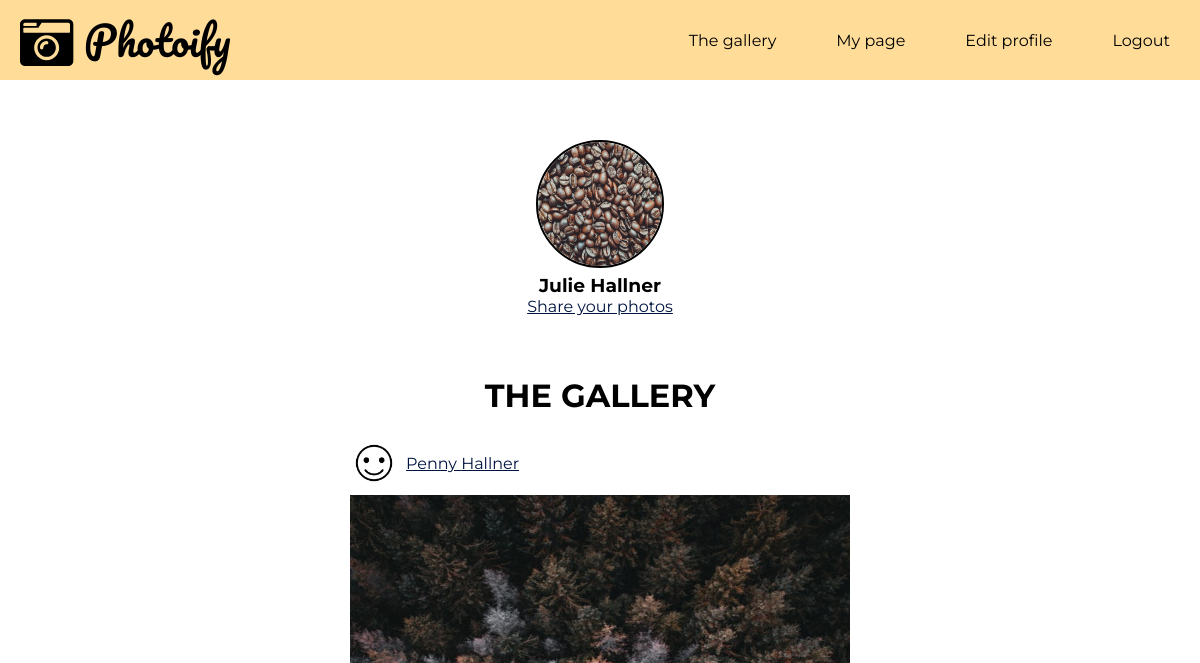
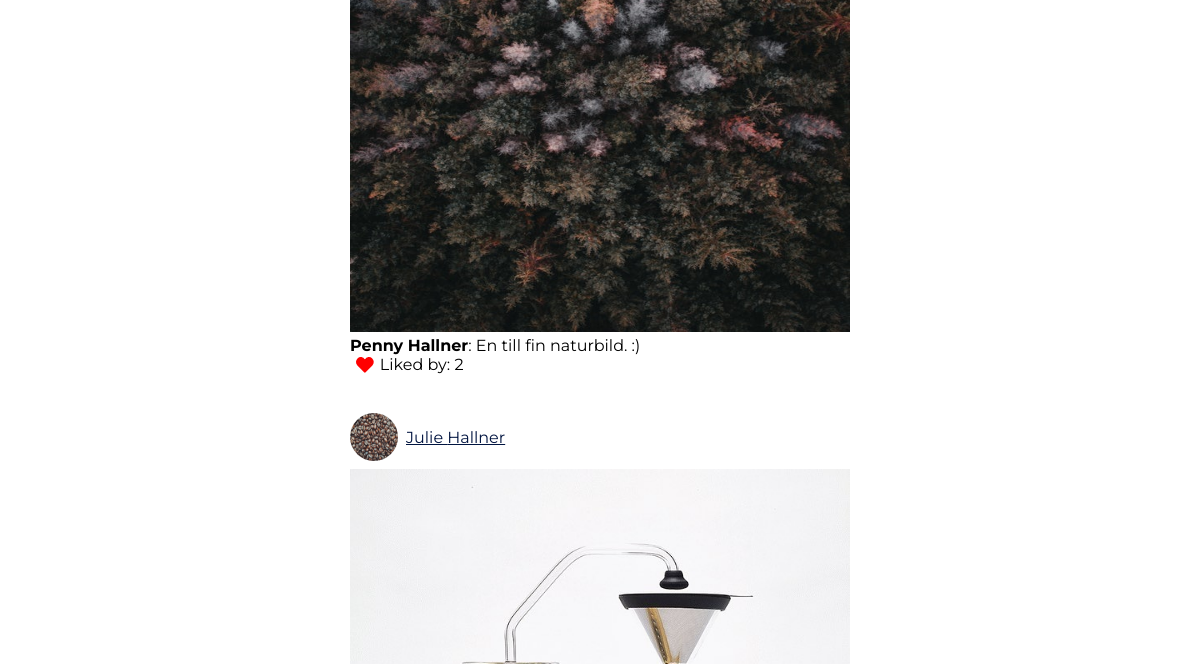
Page / (signed in, upper part) on the earlier database version (2 pictures, top to bottom).
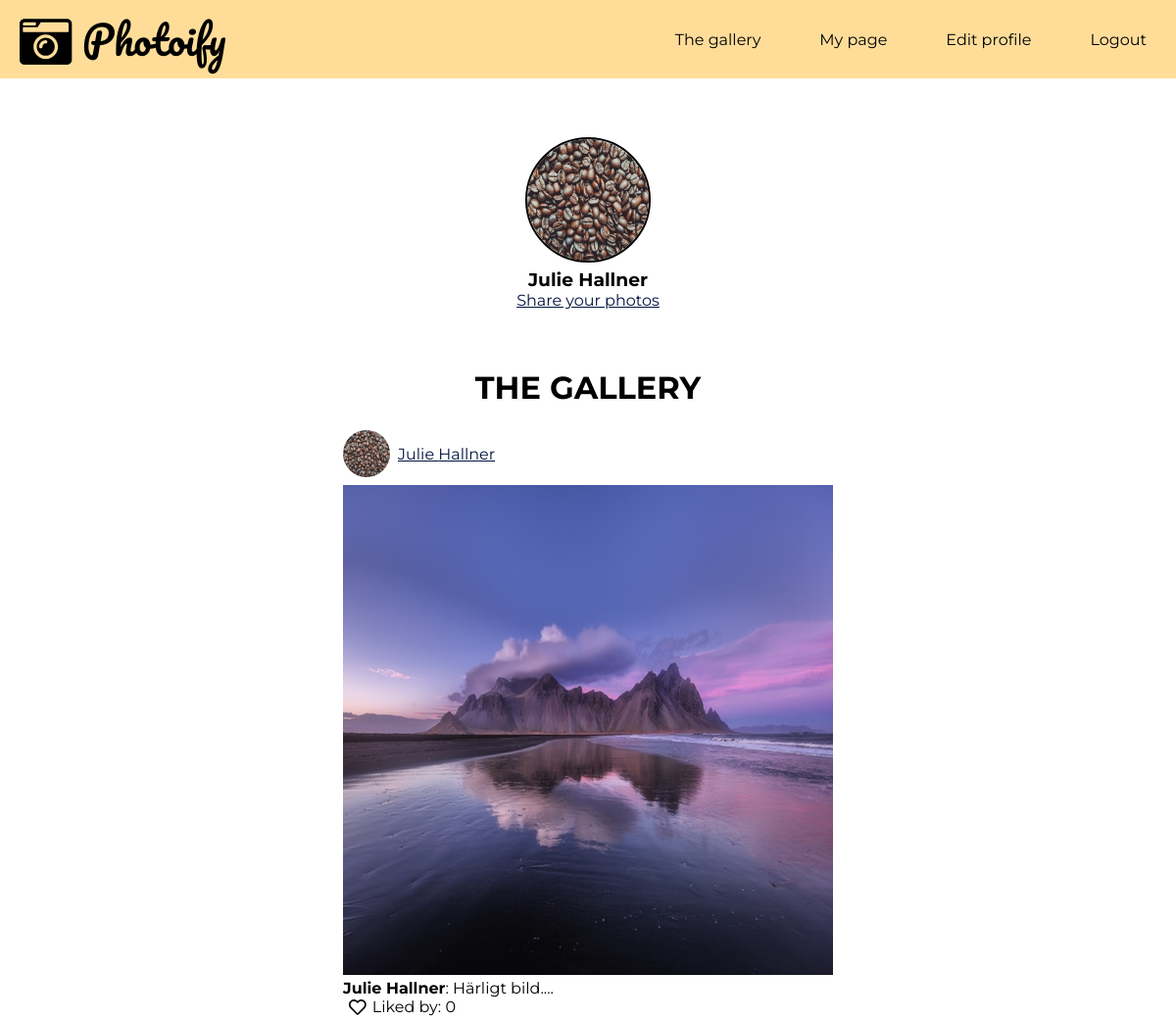
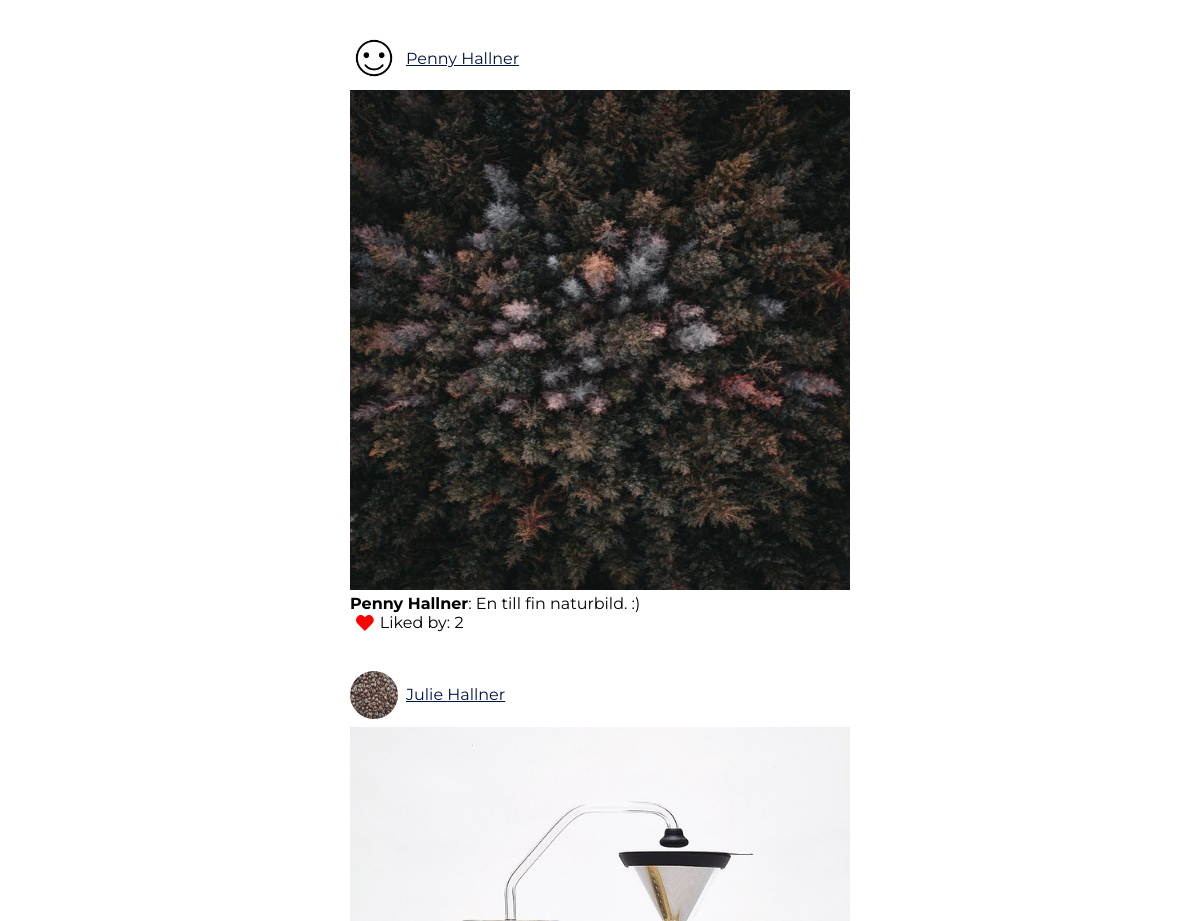
Same page on the later database version (2 pictures, top to bottom).
### tables this page shows
CREATE TABLE "posts" (
	`post_id`	INTEGER NOT NULL PRIMARY KEY AUTOINCREMENT,
	`post`	TEXT NOT NULL,
	`date`	TEXT,
	`user_id`	INTEGER,
	`content`	TEXT
);

CREATE TABLE "users" (
	`user_id`	INTEGER NOT NULL PRIMARY KEY AUTOINCREMENT,
	`first_name`	TEXT NOT NULL,
	`last_name`	TEXT NOT NULL,
	`profile_pic`	TEXT DEFAULT 'default_profile.jpg',
	`email`	TEXT NOT NULL UNIQUE,
	`password`	TEXT NOT NULL,
	`bio`	TEXT
);

### app/functions.php (called while the page is built, shortened)
<?php
function postFeed() {
    $config = require __DIR__.'/config.php';
    $pdo = new PDO($config['database_path']);
    $statement = $pdo->prepare(
        'SELECT a.post, a.content, a.post_id, c.first_name, c.last_name, c.profile_pic, c.user_id, count(l.post_like)
        AS "like"
        FROM posts a
        LEFT JOIN users c ON a.user_id=c.user_id
		LEFT JOIN likes l ON a.post_id=l.post_id
		GROUP BY a.post_id
		ORDER BY a.date DESC;');
        $statement->execute();
        $postsFeed = $statement->fetchAll(PDO::FETCH_ASSOC);
        return $postsFeed;
}

### home.php (the view, shortened to what this page needs)
<article class="homepage">
    <div class="top-gallery-page">
        <?php require __DIR__.'/views/intro.php'; ?>
        <a href="upload_photo.php">Share your photos</a>
    </div>
<?php
    $posts = postFeed();
?>
    <div class="gallery-page">
        <h1>The gallery</h1>
        <?php foreach ($posts as $post): ?>
            <div class="post">
                <div class="image-names">
                    <img class="profile-pic-small" src="image/profile/<?php echo $post['profile_pic'];?>" alt="avatar">
                    <a href="visit_user.php?user_id=<?php echo $post['user_id'];?>">
                        <p><?php echo $post['first_name'].' '. $post['last_name'];?></p>
                    </a>
                </div>
                    <img class="gallery-pics" src="image/post/<?php echo $post['post'];?>" alt="photoify">
                    <p><b><?php echo $post['first_name'].' '. $post['last_name']?></b><?php echo ': '. $post['content'];?></p>
    <?php
        $statement = $pdo->prepare(
            'SELECT * FROM likes
            WHERE post_id = :post_id
            AND user_id = :user_id');
            $statement->bindParam(':post_id', $post['post_id'], PDO::PARAM_INT);
            $statement->bindParam(':user_id', $_SESSION['user']['user_id'], PDO::PARAM_INT);
            $statement->execute();
            $alreadyLiked = $statement->fetch(PDO::FETCH_ASSOC);
    ?>
        <?php if($alreadyLiked):?>
            <form class="like-post" action="app/likes/delete.php" method="post">
                <button type="submit" name="like" class="like">
                    <span style="color:red;">
                        <i class="fas fa-heart fa-lg"></i>
                    </span>
                </button>
                    <p>Liked by: <?php echo $post['like']; ?></p>
            </form>
    <?php else: ?>
            <form class="like-post" action="app/likes/like.php" method="post">
                <button type="submit" name="like" class="like">
                    <i class="far fa-heart fa-lg"></i>
                </button>
                    <p>Liked by: <?php echo $post['like']; ?></p>
            </form>
    <?php endif; ?>
            <br><br>
        </div>
    <?php endforeach; ?>
    </div>
</article>

### views/header.php (shortened to what this page needs)
<!DOCTYPE html>
<html lang="en">
<head>
    <link rel="stylesheet" href="https://use.fontawesome.com/releases/v5.6.3/css/all.css">
    <link rel="stylesheet" href="assets/styles/main.css">
    <link rel="stylesheet" href="assets/styles/start.css">
    <link rel="stylesheet" href="assets/styles/signup.css">
    <link rel="stylesheet" href="assets/styles/home.css">
    <link rel="stylesheet" href="assets/styles/upload_photo.css">
    <link rel="stylesheet" href="assets/styles/intro.css">
    <link rel="stylesheet" href="assets/styles/mypage.css">
    <link rel="stylesheet" href="assets/styles/visit_user.css">
    <link rel="stylesheet" href="assets/styles/settings.css">
</head>
<body>
    <div class="container">
    <?php require __DIR__.'/navigation.php'; ?>

### views/navigation.php (shortened to what this page needs)
<nav class="navbar">
        <a href="/" class="logo"><i class="fas fa-camera-retro fa-lg"></i> Photoify</a>
        <ul class="main-nav" id="js-menu">
            <li>
                <?php if (isset($_SESSION['user'])): ?>
                    <a class="nav-link" href="/">The gallery</a>
                <?php else: ?>
                    <a class="nav-link" href="/index.php">Home</a>
                <?php endif; ?>
            </li>
            <li>
                <?php if (isset($_SESSION['user'])): ?>
                    <a class="nav-link" href="/mypage.php">My page</a>
                <?php else: ?>
                    <a class="nav-link" href="/about.php">About</a>
                <?php endif; ?>
            </li>
            <li>
                <?php if (isset($_SESSION['user'])): ?>
                    <a class="nav-link" href="/myaccount.php">Edit profile</a>
                <?php endif; ?>
            </li>
            <li>
                <?php if (isset($_SESSION['user'])): ?>
                    <a class="nav-link" href="app/users/logout.php">Logout</a>
                <?php else: ?>
                    <a class="nav-link" href="/">Login</a>
                <?php endif; ?>
            </li>
        </ul>
</nav>

### index.php
<?php require __DIR__.'/views/header.php'; ?>
<article>
    <?php
        if(isset($_SESSION['user'])):  ?>
    <?php require __DIR__.'/home.php'; ?>
    <?php else: ?>
        <?php require __DIR__.'/start.php'; ?>
    <?php endif; ?>
</article>
<?php require __DIR__.'/views/footer.php'; ?>

### views/intro.php
<div class="intro-page">
        <?php if (isset($_SESSION['user'])): ?>
            <img class="profile-pic-intro" src="image/profile/<?php echo $_SESSION['user']['profile_pic'];?>" alt="avatar">
            <h3><?php   echo $_SESSION['user']['first_name']. ' '. $_SESSION['user']['last_name'];?></h3>
        <?php endif; ?>
</div>

### views/footer.php (shortened to what this page needs)
</div>
</body>
</html>

### assets/styles/main.css (style rules this page uses)
* { box-sizing: border-box; margin: 0px; }
body { width: 100%; height: 100vh; background-color: #ffff; display:flex; flex-direction: column; font-family: 'Montserrat', sans-serif; }
body a { color: #001440; }
.container { margin: 0px; padding-bottom: 60%; width: 100%; }
.navbar { font-size: 1em; position: relative; width: inherit; background-color: #ffdd99; padding-bottom: 10px; }
.main-nav { list-style-type: none; display: none; }
.nav-link, .logo { text-decoration: none; color: #000000; }
.main-nav li { text-align: center; margin: 15px auto; }
.logo { display: inline-block; font-size: 2em; margin-left: 20px; font-family: 'Pacifico', serif; }
@media screen and (min-width: 600px) { * { box-sizing: border-box; margin: 0px; } }
@media screen and (min-width: 800px) { * { box-sizing: border-box; margin: 0px; } }
@media screen and (min-width: 800px) { .container { margin: 0px; width: 100%; padding-bottom: 5%; } }
@media screen and (min-width: 800px) { .navbar { display: flex; justify-content: space-between; padding-bottom: 0; height: 80px; align-items: center; } }
@media screen and (min-width: 800px) { .main-nav { display: flex; width: 70%; margin-right: 30px; flex-direction: row; justify-content: flex-end; } }
@media screen and (min-width: 800px) { .main-nav li { margin: 0; } }
@media screen and (min-width: 800px) { .nav-link { margin-left: 60px; } }
@media screen and (min-width: 800px) { .logo { margin-top: 0; font-size: 2.5em; } }

### assets/styles/home.css (style rules this page uses)
.homepage { height: 100vh; }
.gallery-page h1 { font-size: 2em; text-transform: uppercase; padding-bottom: 2%; }
.top-gallery-page { display: flex; flex-direction: column; align-items: center; margin-bottom: 5%; }
.image-names a { display: flex; }
.gallery-page { display: flex; flex-direction: column; align-items: center; padding-bottom: 20%; }
.gallery-pics { width: 350px; height: 350px; }
.profile-pic-small { height: 3em; width: 3em; border-radius: 50%; margin-top: 0px; }
.image-names { display: flex; flex-direction: row; margin-bottom: 0.5em; }
.image-names p { align-self: center; margin-left: 0.5em; }
.like-post { display: flex; flex-direction: row; }
.like { background-color: white; border: none; }
@media screen and (min-width: 600px) { .gallery-pics { width: 400px; height: 400px; } }
@media screen and (min-width: 800px) { .gallery-pics { width: 500px; height: 500px; } }
@media screen and (min-width: 800px) { .gallery-page { padding-bottom: 10%; } }

### assets/styles/intro.css (style rules this page uses)
.intro-page { display: flex; flex-direction: column; height: 30%; margin-top: 5%; background-color: #ffff; align-items: center; justify-content: center; }
.profile-pic-intro { height: 8em; width: 8em; border-radius: 50%; margin-right: 2%; margin-left: 2%; border: 2.5px #000000 solid; }
.intro-page h3 { margin-top: 5%; }
@media screen and (min-width: 600px) { .intro-page { display: flex; flex-direction: column; height: 30%; background-color: #ffff; align-items: center; justify-content: center; } }

### assets/styles/visit_user.css (style rules this page uses)
.intro-page { display: flex; flex-direction: column; height: 30%; margin-top: 5%; }

Differences in the rows shown:
added posts: user.profile_pic (picture), user.first_name "Julie", user.last_name "Hallner", post (picture), content "Härligt bild....", like "0"
